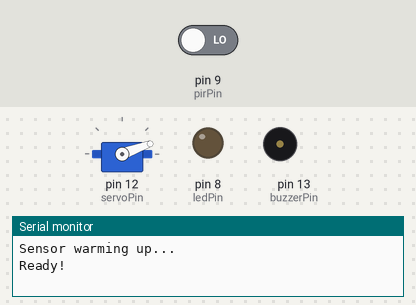
Bench run of a sketch on a simulated Arduino Uno, built with avr-gcc and run on an emulated ATmega328P. On the bench: servo, output pins drawn as LEDs (lit = HIGH), buzzer (waves = sounding), the last lines printed to the serial monitor. Inputs (shaded band) come from the test bench; at power-on: pin 9 (pirPin) LOW. Random numbers use the default seed unless the sketch sets one.

Above: at 1.2 s.
1.3 s: pin 9 (pirPin) driven HIGH
At 1.45 s:
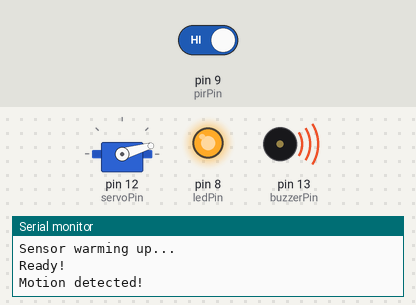
3.3 s: pin 9 (pirPin) driven LOW
Timing chart, 0 to 6.3 s (numbered marks = the images above; inputs shaded):
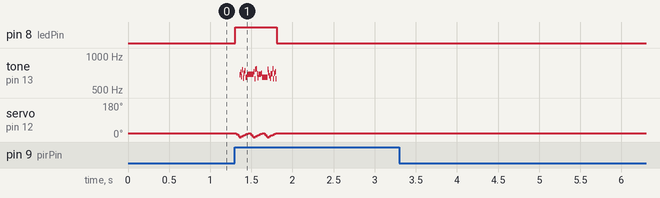

The sketch:

pir_with_leds_and_buzzer.ino
```cpp
#include <Servo.h>

const int pirPin = 9;      // PIR sensor output pin
const int ledPin = 8;      // LED pin
const int buzzerPin = 13;  // Passive buzzer pin
const int servoPin = 12;   // Servo control pin


bool motionPreviouslyDetected = false;  // tracks previous state
Servo jawServo;                         // servo object

void setup() {
  Serial.begin(9600);
  pinMode(pirPin, INPUT);
  pinMode(ledPin, OUTPUT);
  pinMode(buzzerPin, OUTPUT);

  jawServo.attach(servoPin);
  jawServo.write(20);  // jaw starts closed

  Serial.println("Sensor warming up...");
  // delay(10000);  // allow PIR to stabilize
  Serial.println("Ready!");

  randomSeed(analogRead(A0));
}

void screamWithJaw(int repetitions = 3) {
  // Synchronize jaw movement with sound
  for (int rep = 0; rep < repetitions; rep++) {
    // Open jaw while rising tone
    for (int pos = 20; pos >= 0; pos -= 2) {
      jawServo.write(pos);
      int freq = map(pos, 20, 0, 150, 800);  // map jaw position to frequency
      tone(buzzerPin, freq);
      delay(5);
    }

    // Close jaw while rough vibrate
    for (int pos = 0; pos <= 20; pos += 2) {
      jawServo.write(pos);
      int freq = 700 + random(-80, 80);  // low-mid pitch roughness
      tone(buzzerPin, freq);
      delay(10);
    }
  }

  noTone(buzzerPin);  // <--- stop the buzzer when done
}

// removed because of timing issues & motion detection
// void longScreamWithJaw() {
//   //Opens the mouth for a prolongated sound (scream mimic)
//   for (int pos = 20; pos >= 0; pos -= 2) {
//     jawServo.write(pos);
//     int freq(80);
//     tone(buzzerPin, freq);
//     delay(50);
//   }

//   for (int pos = 0; pos <= 20; pos += 2) {
//     jawServo.write(pos);
//     noTone(buzzerPin);
//   }
// }

void loop() {
  int motion = digitalRead(pirPin);

  if (motion && !motionPreviouslyDetected) {
    digitalWrite(ledPin, HIGH);
    Serial.println("Motion detected!");

    // if (random(0, 2) == 0) {
    //   screamWithJaw(3);  // move jaw and play sound together 3 times
    // } else {
    //   longScreamWithJaw();
    // }

    screamWithJaw(3);

    digitalWrite(ledPin, LOW);

    motionPreviouslyDetected = true;  // remember motion is active
  }

  if (!motion) {
    digitalWrite(ledPin, LOW);
    if (motionPreviouslyDetected) {
      Serial.println("Motion ended.");
    }
    motionPreviouslyDetected = false;
  }

  delay(10);  // stability
}
```

Measured:
- after the input at 1.3 s, pin 8 (ledPin): LOW → HIGH at once, → LOW 0.51 s later; tone on pin 13 (buzzerPin): plays 684 Hz for 0.01 s, 719 Hz for 0.01 s, 654 Hz for 0.01 s, 758 Hz for 0.01 s, 636 Hz for 0.01 s, 700 Hz for 0.01 s … (32 notes in this stretch), starting after 0.06 s
